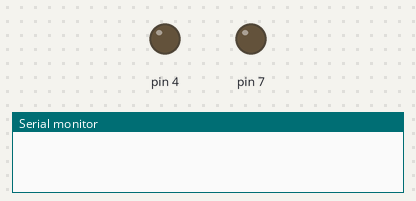
The program below on a simulated Arduino Uno, built with avr-gcc and run on an emulated ATmega328P. Shown: output pins drawn as LEDs (lit = HIGH), the last lines printed to the serial monitor.

Above: at 2.5 s.
At 7.5 s:
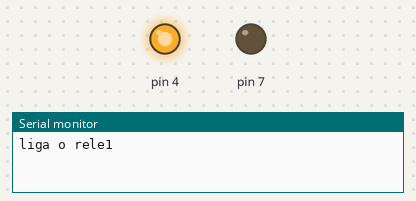
At 12.5 s:
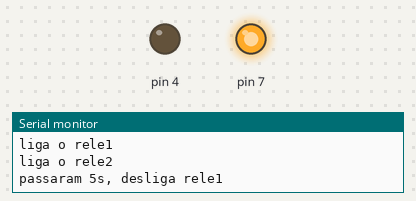
At 17.5 s:
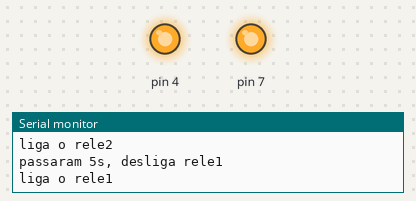
Timing chart, 0 to 26.0 s (numbered marks = the images above):
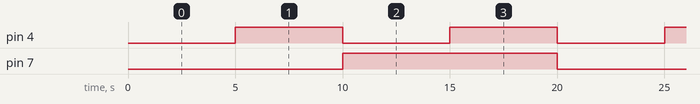

Measured:
- by itself, pin 4: alternates HIGH for 5.0 s and LOW for 5.0 s
- by itself, pin 7: alternates HIGH for 10.0 s and LOW for 10.0 s
- by itself, everything shown: repeats every 20.0 s, in 6 steps

The program:

main.cpp
```cpp
#include <Arduino.h>
int BAUD_RATE=9600;

typedef struct Temporizador
{
  unsigned long int tempo_anterior;
  unsigned long int intervalo;
};

typedef struct rele
{
  int estado;
  int periferico;
  Temporizador temporizador;
};

rele rele1;
rele rele2;

void setup()
{
  //definir perifericos
  Serial.begin(BAUD_RATE);

  rele1.temporizador.tempo_anterior=millis();

  rele1.temporizador.intervalo=5000;

  rele2.temporizador.tempo_anterior=millis();

  rele2.temporizador.intervalo=10000;

  rele1.periferico=4;

  rele2.periferico=7;

  pinMode(rele1.periferico,OUTPUT);

  pinMode(rele2.periferico,OUTPUT);
}

void loop()
{
  //temporizador
  if(millis() - rele1.temporizador.tempo_anterior > rele1.temporizador.intervalo)
  {
    // ligar e desligar
    if(!digitalRead(rele1.periferico))
    {
      // liga
      digitalWrite(rele1.periferico, HIGH);
      Serial.println("liga o rele1");
    }
    else
    {
      //desligar rele
      digitalWrite(rele1.periferico,LOW);
      Serial.println("passaram 5s, desliga rele1");
    }

    // atualizar
    rele1.temporizador.tempo_anterior=millis();
  }

   //temporizador
  if(millis() - rele2.temporizador.tempo_anterior > rele2.temporizador.intervalo)
  {
    // ligar e desligar
    if(!digitalRead(rele2.periferico))
    {
      // liga
      digitalWrite(rele2.periferico, HIGH);
      Serial.println("liga o rele2");
    }
    else
    {
      //ligar rele
      digitalWrite(rele2.periferico,LOW);
      Serial.println("passaram 10s, desliga rele2");
    }

    // atualizar
    rele2.temporizador.tempo_anterior=millis();
  }


}
```
